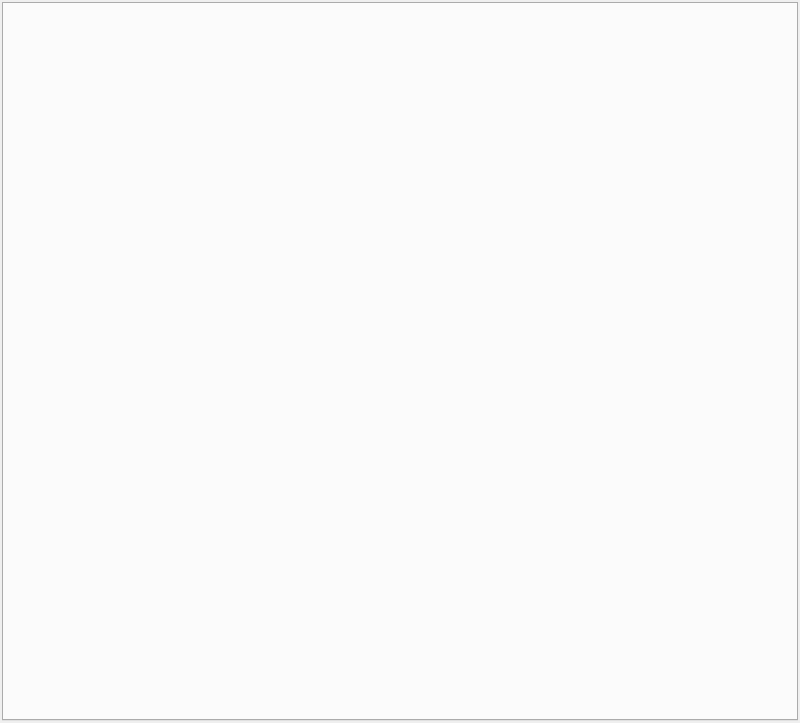
<?xml version="1.0" encoding="UTF-8"?>
<ui version="4.0">
 <class>PyMDFMainWindow</class>
 <widget class="QMainWindow" name="PyMDFMainWindow">
  <property name="geometry">
   <rect>
    <x>0</x>
    <y>0</y>
    <width>800</width>
    <height>723</height>
   </rect>
  </property>
  <property name="sizePolicy">
   <sizepolicy hsizetype="Minimum" vsizetype="Minimum">
    <horstretch>0</horstretch>
    <verstretch>0</verstretch>
   </sizepolicy>
  </property>
  <property name="windowTitle">
   <string>asammdf</string>
  </property>
  <property name="windowIcon">
   <iconset resource="resource.qrc">
    <normaloff>:/asammdf.png</normaloff>:/asammdf.png</iconset>
  </property>
  <widget class="QWidget" name="centralwidget">
   <layout class="QVBoxLayout" name="verticalLayout">
    <property name="spacing">
  <number>1</number>
</property>
    <property name="leftMargin">
  <number>1</number>
</property>
    <property name="topMargin">
  <number>1</number>
</property>
    <property name="rightMargin">
  <number>1</number>
</property>
    <property name="bottomMargin">
  <number>1</number>
</property>
    <item>
     <widget class="QStackedWidget" name="stackedWidget">
      <property name="frameShape">
       <enum>QFrame::NoFrame</enum>
      </property>
      <property name="currentIndex">
       <number>0</number>
      </property>
      <widget class="QWidget" name="stackedWidgetPage1">
       <layout class="QVBoxLayout" name="verticalLayout_2">
        <property name="spacing">
  <number>1</number>
</property>
        <property name="leftMargin">
  <number>1</number>
</property>
        <property name="topMargin">
  <number>1</number>
</property>
        <property name="rightMargin">
  <number>1</number>
</property>
        <property name="bottomMargin">
  <number>1</number>
</property>
        <item>
         <widget class="QTabWidget" name="files">
          <property name="currentIndex">
           <number>-1</number>
          </property>
          <property name="documentMode">
           <bool>false</bool>
          </property>
          <property name="tabsClosable">
           <bool>true</bool>
          </property>
         </widget>
        </item>
       </layout>
      </widget>
     </widget>
    </item>
   </layout>
  </widget>
  <widget class="QMenuBar" name="menubar">
   <property name="geometry">
    <rect>
     <x>0</x>
     <y>0</y>
     <width>800</width>
     <height>21</height>
    </rect>
   </property>
  </widget>
  <action name="action_memory_minimum">
   <property name="checkable">
    <bool>true</bool>
   </property>
   <property name="text">
    <string>minimum</string>
   </property>
   <property name="toolTip">
    <string>Minimal memory usage by loading only the nedded block addresses</string>
   </property>
  </action>
  <action name="action_memory_full">
   <property name="checkable">
    <bool>true</bool>
   </property>
   <property name="text">
    <string>full</string>
   </property>
   <property name="toolTip">
    <string>Load all blocks in the RAM</string>
   </property>
  </action>
  <action name="action_memory_low">
   <property name="checkable">
    <bool>true</bool>
   </property>
   <property name="text">
    <string>low</string>
   </property>
   <property name="toolTip">
    <string>Load metdata block in RAM but leave the samples on disk</string>
   </property>
  </action>
 </widget>
 <resources>
  <include location="resource.qrc"/>
 </resources>
 <connections/>
</ui>
